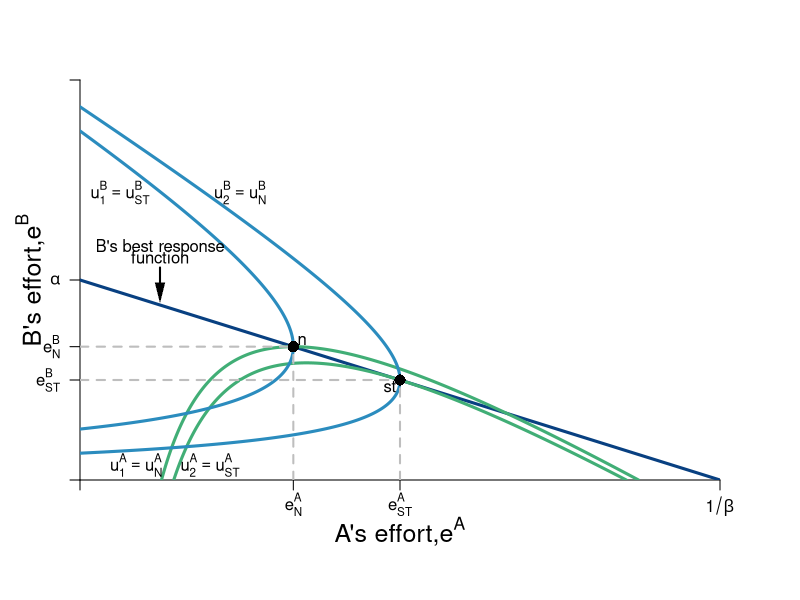

The R script that drew this image:
require(shape)
pdf(file = "bfh-textbook/coordination_failures/coord_stackelberg.pdf", width = 9, height = 7)

#Set parameters for graphics
axislabelsize <- 1.5
graphlinewidth <- 3
segmentlinewidth <- 2

COL <- c("#7fc97f", "#beaed4", "#fdc086", "#ffff99", "#386cb0", "#f0027f", "#bf5b17", "#666666")
COLA <- c("#99d8c9","#66c2a4","#41ae76", "#238b45", "#005824")
COLB <- c("#4eb3d3", "#2b8cbe", "#0868ac","#084081")

par(mar =  c(6, 4, 4, 4))

uA <- function(ea, eb, alpha = 16, beta = 1/32) {
  alpha*(1 - beta*eb)*ea - 0.5*(ea)^2
}

uB <- function(ea, eb, alpha = 16, beta = 1/32) {
  alpha*(1 - beta*ea)*eb - 0.5*(eb)^2
}

brfB <- function(ea, alpha = 16, beta = 1/32) {
  alpha*(1 - beta*ea)
}

brfA <- function(ea, alpha = 16, beta = 1/32) {
  (alpha - ea)/(alpha * beta)
}

brfPE <- function(ea, alpha = 16, beta = 1/12) {
  alpha*(1 - beta*ea)
}

indiffeA <- function(ea, alpha = 16, beta = 1/48, uA = 46.08) {
  1/beta - (0.5*ea)/(alpha*beta) - uA/(alpha*beta*ea)
}

indiffB <- function(eb, alpha = 16, beta = 1/48, uB = 46.08) {
  (alpha*eb - uB - 0.5*eb^2)/(alpha*beta*eb)
}

indiffB2 <- function(ea, alpha = 16, beta = 1/48, uB = 46.08) {
  sqrt(alpha^2*(beta*ea - 1)^2 - 2*uB) - alpha*beta*ea + alpha
}

indiffB3 <- function(ea, alpha = 16, beta = 1/48, uB = 46.08) {
  -sqrt(alpha^2*(beta*ea - 1)^2 - 2*uB) - alpha*beta*ea + alpha
}


#Input into Wolfram Alpha: solve for x y = 1/b - (0.5*x)/(a*b) - u/(a*b*x)

# indiffAlowB <- function(eb, alpha = 16, beta = 1/24, uA = 46.08) {
#   0.5*(-sqrt((2*alpha*beta*eb - 2*alpha)^2 - 8*uA)) - 2*alpha*beta*eb + 2*alpha
# }
# 
# indiffAlow <- function(ea, alpha = 16, beta = 1/24, uA = 46.08) {
#   0.5*(-sqrt((2*alpha*beta*ea - 2*alpha)^2 - 8*uA)) - 2*alpha*beta*ea + 2*alpha
# }
# 
# indiffAgain <- function(ea, alpha = 16, beta = 1/24, uA = 46.08) {
#   (-2*alpha*ea +2*uA + ea^2 )/ ( 2 * alpha * beta * ea)
# }

xlims <- c(0, 32)
ylims <- c(0, 32)

npts <- 501 
x <- seq(xlims[1], xlims[2], length.out = npts)
y <- seq(ylims[1], ylims[2], length.out = npts) 
a <- c(56.88889, 64)
b <- c(32, 56.88889)

plot(0, 0, xlim = xlims, ylim = ylims, type = "n",
     xlab = expression(paste("")),
     ylab = expression(paste("")), 
     xaxt = "n", 
     yaxt = "n", 
     cex.lab = axislabelsize, 
     bty = "n",
     xaxs="i", 
     yaxs="i")

# ticksy <- seq(from = 0, to = ylims[2], by = 2)
# ylabels <- seq(from = 0, to = ylims[2], by = 2)
# ticksx <- seq(from = 0, to = xlims[2], by = 2)
# xlabels <- seq(from = 0, to = xlims[2], by = 2)
ticksy <- c(0, 8, 10.66667, 16, 32)
ylabels <- c(NA, expression(paste(e[ST]^{B})), expression(paste(e[N]^{B})), expression(paste(alpha)), NA)
ticksx <- c(0, 10.66667, 16, 32)
xlabels <- c(NA, expression(paste(e[N]^{A})), expression(paste(e[ST]^{A})), expression(1/paste(beta)))


axis(1, at = ticksx, pos = 0, labels = xlabels)
axis(2, at = ticksy, pos = 0, labels = ylabels, las = 1)

npts <- 500 
xx1 <- seq(xlims[1], xlims[2], length.out = npts)


#I need something like xx1 with npts for 
# xpoly1 <- seq(from = 4.1, to = 9.6, length.out = 500)
# ypoly1 <- indiffA(xpoly1, uA = 46.08, alpha = 16, beta = 1/24)
# ypoly2 <- indiffB3(xpoly1, uB = 46.08, alpha = 16, beta = 1/24)
# polygon(x = c(xpoly1, rev(xpoly1)), y = c(ypoly1, rev(ypoly2)), col=COL[4], density=NULL, border = NA)

# segments(16, 0,  13.71429, 11.42857, lty = 2, col = "gray" , lwd = segmentlinewidth)
# segments( 0, 11.42857,  13.71429, 11.42857, lty = 2, col = "gray" , lwd = segmentlinewidth)
# points(13.71429, 11.42857, pch = 16, col = "black", cex = 1.5)
# text(14.2, 12, expression(paste("st")))



#lines(xx1, brfA(xx1, alpha = 16, beta = 1/32), col = COLA[4], lwd = graphlinewidth, lty = 2)
lines(xx1, brfB(xx1, alpha = 16, beta = 1/32), col = COLB[4], lwd = graphlinewidth)


#persp(x, y, outer(x, y, u), ticktype="detailed") 
contour(y, x, 
        outer(x, y, uA),
        #labels = c("v1", "v2", "v3"),
        drawlabels = FALSE,
        col = COLA[3],
        #xlab = expression(paste("A's Apples, ", x)),
        #ylab = expression(paste("A's Oranges, ", y)),
        #cex.lab = axislabelsize,
        lwd = graphlinewidth,
        levels = a, 
        xaxs="i", 
        yaxs="i", 
        add = TRUE) 

mtext(expression(paste("A's effort,", e^A)), side=1, line = 2.5, cex = axislabelsize)
text(-2.5, 16, expression(paste("B's effort,", e^B)), xpd = TRUE, cex = axislabelsize, srt = 90) 

#Add arrows:
#arrows(-0.8, 10, -0.8, 14, xpd = TRUE, length=0.1,angle=40,lwd=3)
#arrows(6.2, -1.7, 9, -1.7, xpd = TRUE, length=0.1,angle=40,lwd=3)


contour(x, y, 
        outer(x, y, uB),
        #labels = c("v1", "v2", "v3"),
        drawlabels = FALSE,
        col = COLB[2],
        #xlab = expression(paste("")),
        #ylab = expression(paste("")),
        lwd = graphlinewidth,
        levels = b, 
        add = TRUE
        #xaxs="i", 
        #yaxs="i"
) 


#segments(4.11765, 6.17647, 5.88, 8.88, lty = 1, col = COL[2] , lwd = graphlinewidth)
#text(7.3, 3, expression("Pareto Efficient"))
#text(7.3, 2.5, expression("Curve"))
#Arrows(7.3, 3.5, 7.3, 6.1, col = "black", lty = 1, lwd = 2, arr.type = "triangle", arr.lwd = 0.5)

#Label the iso-welfare functions for the HG, Aisha
text(2.8, 1.2, expression(u[1]^A==u[N]^{A}))
text(6.5, 1.2, expression(u[2]^A==u[ST]^{A}))
# text(5.5, 1.5, expression(u[3]^A))
#text(6.6, 8.3, expression(u[4]^A))

#Label the indifference curves for the HG, Betty
text(2, 23, expression(u[1]^B==u[ST]^{B}))
text(8, 23, expression(u[2]^B==u[N]^{B}))
# text(6, 17, expression(u[3]^B))
#text(3.4, 6.9, expression(v[4]^B))

#Label point i. 
segments(10.66667, 0,  10.66667, 10.66667, lty = 2, col = "gray", lwd = segmentlinewidth)
segments( 0, 10.66667,  10.66667, 10.66667, lty = 2, col = "gray", lwd = segmentlinewidth)
points(10.66667, 10.66667, pch = 16, col = "black", cex = 1.5)
#text(13, 13, expression(paste("Nash Equilibrium")))
text(11.1, 11.2, expression(paste("n")))

#Annotate Pareto Efficient Curve and relevant points
#segments(8, 6, 6, 8, lty = 1, col = COL[2] , lwd = graphlinewidth)
#points(6, 8, pch = 16, col = "black", cex = 1.5)
#text(6, 8.5, expression(paste("g")))

#points(8, 6, pch = 16, col = "black", cex = 1.5)
#text(7, 7.5, expression(paste("i")))

#points(7, 7, pch = 16, col = "black", cex = 1.5)
#text(8, 6.5, expression(paste("f")))

#points(5.84, 8.77, pch = 16, col = "black", cex = 1.5)

#B's brf
text(4, 18.6, expression(paste("B's best response")))
text(4, 17.8, expression(paste("function")))
Arrows(4, 17, 4, 15, col = "black", lty = 1, lwd = 2, arr.type = "triangle", arr.lwd = 0.5)

#A's brf
# text(15.5, 4, expression(paste("A's best response")))
# text(15.5, 3.5, expression(paste("function")))
# Arrows(15.5, 3, 15.5, 1.5, col = "black", lty = 1, lwd = 2, arr.type = "triangle", arr.lwd = 0.5)

segments(16, 0,  16, 8, lty = 2, col = "gray", lwd = segmentlinewidth)
segments( 0, 8,  16, 8, lty = 2, col = "gray", lwd = segmentlinewidth)
points(16, 8, pch = 16, col = "black", cex = 1.5)
text(15.5, 7.5, expression(paste("st")))


dev.off()
